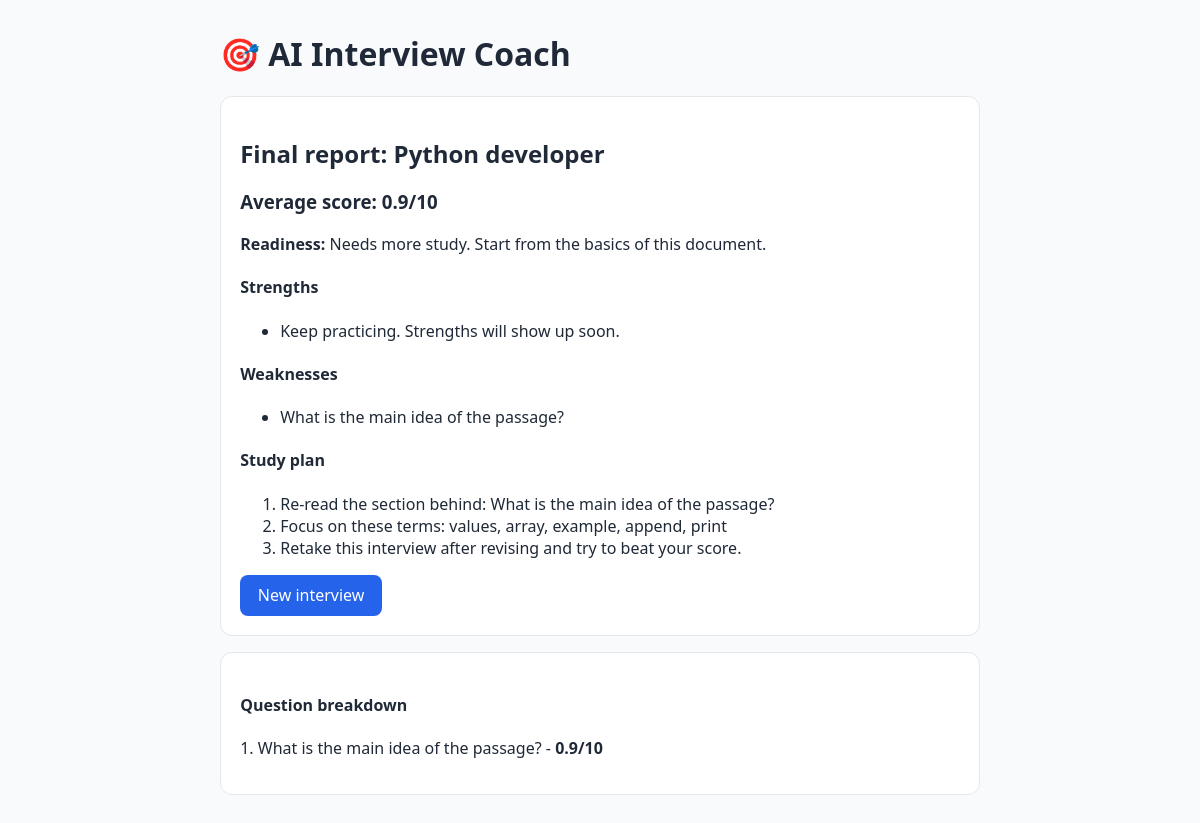
The app's page /session/2/summary/ with its own data.
### coach/models.py (models this page shows, shortened)
class Session(models.Model):
    role = models.CharField(max_length=120)             # e.g. "Python Django Developer"
    topic = models.CharField(max_length=200, blank=True)
    document_text = models.TextField(blank=True)        # full text of the uploaded document
    total_questions = models.PositiveIntegerField(default=5)
    summary = models.JSONField(null=True, blank=True)   # final report, filled at the end
    created = models.DateTimeField(auto_now_add=True)

class QA(models.Model):
    session = models.ForeignKey(Session, related_name="qas", on_delete=models.CASCADE)
    question = models.TextField()
    answer = models.TextField(blank=True)
    answered = models.BooleanField(default=False)
    score = models.FloatField(null=True, blank=True)       # 0 to 10
    verdict = models.CharField(max_length=20, blank=True)  # correct / partial / incorrect / unknown
    feedback = models.TextField(blank=True)
    ideal_answer = models.TextField(blank=True)            # also holds the source passage before evaluation
    tips = models.JSONField(default=list)                  # how to improve
    study_topics = models.JSONField(default=list)          # what to study next
    class Meta:
        ordering = ["id"]

### coach/views.py (the view)
# urls.py: path("session/<int:pk>/summary/", views.summary, name="summary"),
def summary(request, pk):
    s = get_object_or_404(Session, pk=pk)
    answered = s.qas.filter(answered=True)
    if not answered.exists():
        return redirect("session", pk=s.pk)
    if not s.summary:
        s.summary = agent.summarize(s)
        s.save()
    avg = round(sum(q.score or 0 for q in answered) / answered.count(), 1)
    return render(request, "coach/summary.html", {"s": s, "qas": answered, "avg": avg})

### coach/templates/coach/summary.html
{% extends "coach/base.html" %}
{% block content %}
<div class="card">
  <h2>Final report: {{ s.role }}</h2>
  <h3>Average score: {{ avg }}/10</h3>
  <p><b>Readiness:</b> {{ s.summary.readiness }}</p>
  <h4>Strengths</h4>
  <ul>{% for x in s.summary.strengths %}<li>{{ x }}</li>{% endfor %}</ul>
  <h4>Weaknesses</h4>
  <ul>{% for x in s.summary.weaknesses %}<li>{{ x }}</li>{% endfor %}</ul>
  <h4>Study plan</h4>
  <ol>{% for x in s.summary.study_plan %}<li>{{ x }}</li>{% endfor %}</ol>
  <a class="btn" href="/">New interview</a>
</div>
<div class="card">
  <h4>Question breakdown</h4>
  {% for q in qas %}
    <p>{{ forloop.counter }}. {{ q.question }} - <b>{{ q.score }}/10</b></p>
  {% endfor %}
</div>
{% endblock %}

### coach/templates/coach/base.html (shortened to what this page needs)
<!doctype html>
<html>
<head>
</head>
<body>
  <h1><a href="/" style="color:inherit;text-decoration:none">🎯 AI Interview Coach</a></h1>
  {% block content %}{% endblock %}
</body>
</html>

### coach/templates/coach/base.html (style rules this page uses)
body { font-family: system-ui, sans-serif; max-width: 760px; margin: 2rem auto; padding: 0 1rem; color: #1f2937; background: #f9fafb; }
.card { background: #fff; border: 1px solid #e5e7eb; border-radius: 12px; padding: 1.2rem; margin-bottom: 1rem; }
button, .btn { background: #2563eb; color: #fff; border: 0; padding: .6rem 1.1rem; border-radius: 8px; cursor: pointer; text-decoration: none; font: inherit; display: inline-block; }

### records on screen
Session: role "Python developer", summary.readiness "Needs more study. Start from the basics of this document."
QA: weaknesses "What is the main idea of the passage?", question "What is the main idea of the passage?", score "0.9"

### other values on screen
{{ avg }} "0.9"
{{ x }} "Keep practicing. Strengths will show up soon."
{{ x }} "Re-read the section behind: What is the main idea of the passage?" "Focus on these terms: values, array, example, append, print" "Retake this interview after revising and try to beat your score."
